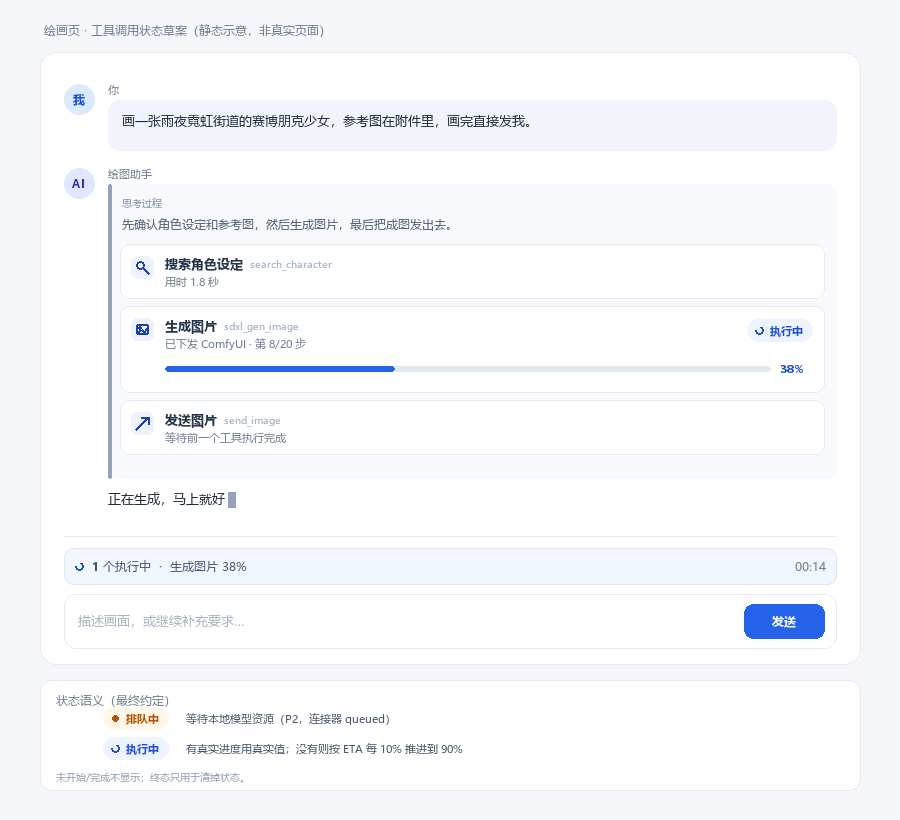

This figure's Python source:
"""Render a static mockup of the proposed tool-call status UI (report artifact, not product code)."""
from PIL import Image, ImageDraw, ImageFont

W, H = 900, 820
BG = (245, 247, 251)
CARD = (255, 255, 255)
LINE = (229, 234, 243)
INK = (31, 41, 55)
TITLE = (36, 52, 73)
RAW = (154, 168, 187)
MUTED = (107, 122, 144)
THOUGHT = (75, 90, 110)
PANEL = (248, 249, 252)
CHIP_BG = (238, 242, 255)
CHIP_INK = (30, 64, 175)
OK = (21, 128, 61)
OK_BG = (236, 253, 243)
RUN = (29, 78, 216)
RUN_BG = (238, 244, 255)
QUEUE = (180, 83, 9)
QUEUE_BG = (255, 247, 232)

REG = "C:/Windows/Fonts/msyh.ttc"
BOLD = "C:/Windows/Fonts/msyhbd.ttc"


def f(size, bold=False):
    return ImageFont.truetype(BOLD if bold else REG, size)


F13B, F13, F12, F12B, F11, F11B, F10 = f(13, True), f(13), f(12), f(12, True), f(11), f(11, True), f(10)


def rr(d, box, r, fill=None, outline=None, width=1):
    d.rounded_rectangle(box, radius=r, fill=fill, outline=outline, width=width)


def spinner(d, cx, cy, color, r=4):
    d.arc((cx - r, cy - r, cx + r, cy + r), start=-70, end=190, fill=color, width=2)


def pill(d, right, cy, text, fg, bg, kind):
    tw = d.textlength(text, font=F11B)
    lead = 14 if kind in ("done", "queued", "running", "notstarted", "failed") else 0
    w = int(tw + 18 + lead)
    x0 = right - w
    rr(d, (x0, cy - 11, right, cy + 11), 11, bg)
    cx = x0 + 9
    if kind == "done":
        d.line((cx, cy + 1, cx + 3, cy + 4), fill=fg, width=2)
        d.line((cx + 3, cy + 4, cx + 8, cy - 4), fill=fg, width=2)
    elif kind == "queued":
        d.ellipse((cx, cy - 3, cx + 6, cy + 3), fill=fg)
    elif kind == "notstarted":
        d.ellipse((cx, cy - 3, cx + 6, cy + 3), fill=fg)
    elif kind in ("running", "resource"):
        spinner(d, cx + 3, cy, fg)
    d.text((x0 + 9 + lead, cy), text, font=F11B, fill=fg, anchor="lm")


def draw():
    img = Image.new("RGB", (W, H), BG)
    d = ImageDraw.Draw(img)

    d.text((44, 22), "绘画页 · 工具调用状态草案（静态示意，非真实页面）", font=f(12), fill=MUTED)

    # 主卡片
    rr(d, (40, 52, 860, 664), 16, CARD, LINE)

    # 用户消息
    d.ellipse((64, 84, 94, 114), fill=(219, 234, 254))
    d.text((79, 99), "我", font=F12B, fill=(29, 78, 216), anchor="mm")
    d.text((108, 82), "你", font=F11, fill=MUTED)
    rr(d, (108, 100, 836, 150), 12, (241, 245, 251))
    d.text((122, 112), "画一张雨夜霓虹街道的赛博朋克少女，参考图在附件里，画完直接发我。", font=F13, fill=INK)

    # AI 消息
    d.ellipse((64, 168, 94, 198), fill=(224, 231, 255))
    d.text((79, 183), "AI", font=F12B, fill=(55, 48, 163), anchor="mm")
    d.text((108, 166), "绘图助手", font=F11, fill=MUTED)

    # 思考链面板
    rr(d, (108, 184, 836, 478), 10, PANEL)
    d.rounded_rectangle((108, 184, 111, 478), radius=1, fill=(148, 163, 184))
    d.text((122, 196), "思考过程", font=F10, fill=(124, 138, 160))
    d.text((122, 216), "先确认角色设定和参考图，然后生成图片，最后把成图发出去。", font=F12, fill=THOUGHT)

    def tool_row(y, h, icon, title, raw, sub, state_text, state_fg, state_bg, kind, progress=None):
        rr(d, (120, y, 824, y + h), 10, CARD, LINE)
        # 图标块
        rr(d, (131, y + 12, 153, y + 34), 6, CHIP_BG)
        cx, cy = 142, y + 23
        if icon == "search":
            d.ellipse((cx - 6, cy - 6, cx + 2, cy + 2), outline=CHIP_INK, width=2)
            d.line((cx + 1, cy + 1, cx + 6, cy + 6), fill=CHIP_INK, width=2)
        elif icon == "image":
            d.rounded_rectangle((cx - 6, cy - 5, cx + 6, cy + 5), radius=2, outline=CHIP_INK, width=2)
            d.ellipse((cx - 4, cy - 3, cx - 1, cy), fill=CHIP_INK)
            d.line((cx - 5, cy + 4, cx - 1, cy, cx + 2, cy + 3, cx + 5, cy - 1), fill=CHIP_INK, width=2)
        else:
            d.line((cx - 6, cy + 6, cx + 5, cy - 5), fill=CHIP_INK, width=2)
            d.line((cx - 1, cy - 6, cx + 6, cy - 6, cx + 6, cy + 1), fill=CHIP_INK, width=2)
        # 标题 + 原始工具名
        d.text((165, y + 11), title, font=F13B, fill=TITLE)
        tw = d.textlength(title, font=F13B)
        d.text((165 + tw + 7, y + 13), raw, font=F10, fill=RAW)
        d.text((165, y + 30), sub, font=F11, fill=MUTED)
        if state_text:
            pill(d, 812, y + 24, state_text, state_fg, state_bg, kind)
        if progress is not None:
            rr(d, (165, y + 60, 770, y + 65), 2, (226, 232, 240))
            rr(d, (165, y + 60, 165 + int((770 - 165) * progress), y + 65), 2, (37, 99, 235))
            d.text((780, y + 62), str(int(progress * 100)) + "%", font=F11B, fill=RUN, anchor="lm")

    tool_row(244, 54, "search", "搜索角色设定", "search_character", "用时 1.8 秒",
             "", OK, OK_BG, "done")
    tool_row(306, 86, "image", "生成图片", "sdxl_gen_image", "已下发 ComfyUI · 第 8/20 步",
             "执行中", RUN, RUN_BG, "running", progress=0.38)
    tool_row(400, 54, "send", "发送图片", "send_image", "等待前一个工具执行完成",
             "", QUEUE, QUEUE_BG, "queued")

    # 正文
    d.text((108, 490), "正在生成，马上就好", font=F13, fill=INK)
    d.rectangle((228, 492, 235, 507), fill=(148, 163, 184))

    # 输入区
    d.line((64, 536, 836, 536), fill=LINE)
    rr(d, (64, 548, 836, 584), 9, (241, 246, 255), (219, 231, 255))
    spinner(d, 79, 566, RUN, r=4)
    x = 92
    for part, bold in (("1", True), (" 个执行中", False), ("  ·  ", False),
                       ("生成图片 38%", False)):
        d.text((x, 566), part, font=(F12B if bold else F12), fill=(67, 83, 107), anchor="lm")
        x += d.textlength(part, font=(F12B if bold else F12))
    d.text((826, 566), "00:14", font=F12, fill=MUTED, anchor="rm")

    rr(d, (64, 594, 836, 648), 12, CARD, LINE)
    d.text((78, 621), "描述画面，或继续补充要求…", font=F13, fill=(163, 176, 194), anchor="lm")
    rr(d, (744, 604, 824, 638), 9, (37, 99, 235))
    d.text((784, 621), "发送", font=F12B, fill=CARD, anchor="mm")

    # 图例
    rr(d, (40, 680, 860, 790), 12, CARD, LINE)
    d.text((56, 692), "状态语义（最终约定）", font=F12, fill=MUTED)
    items = [
        ("排队中", QUEUE, QUEUE_BG, "等待本地模型资源（P2，连接器 queued）"),
        ("执行中", RUN, RUN_BG, "有真实进度用真实值；没有则按 ETA 每 10% 推进到 90%"),
    ]
    y = 718
    for text, fg, bg, desc in items:
        pill(d, 168, y, text, fg, bg, {"排队中": "queued", "执行中": "running"}[text])
        d.text((186, y), desc, font=F11, fill=(67, 83, 107), anchor="lm")
        y += 30
    d.text((56, 770), "未开始/完成不显示；终态只用于清掉状态。", font=F10, fill=(139, 152, 171))

    img.save("I:/modding-workspace/AIWuxia/reports/tool-call-status-mockup.png", "PNG")
    print("saved")


if __name__ == "__main__":
    draw()
